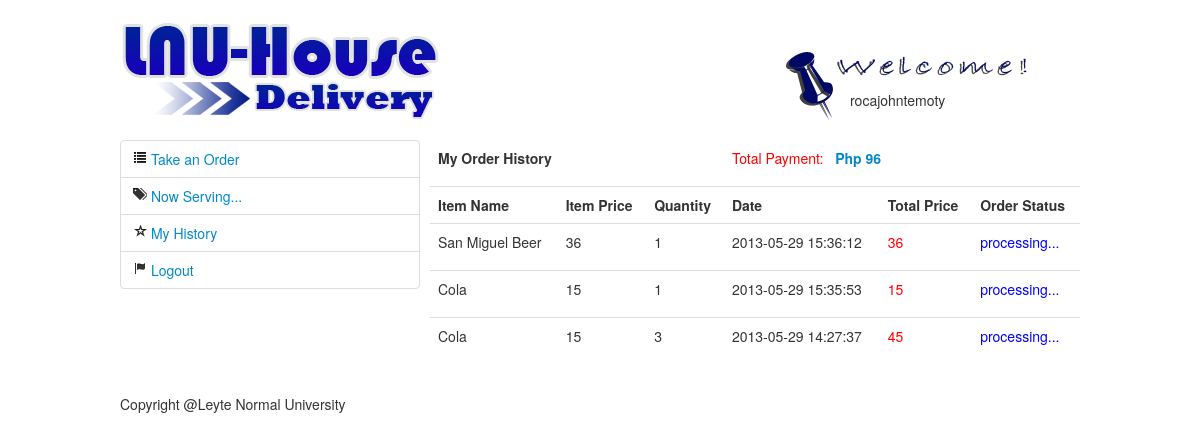
Page /myhistory.php (signed in) on the committed database.
### tables this page shows
CREATE TABLE IF NOT EXISTS `tbl_orderingusers` (
  `ou_id` int(11) NOT NULL AUTO_INCREMENT,
  `ou_username` varchar(255) NOT NULL,
  `ou_department` varchar(255) NOT NULL,
  `ou_password` varchar(255) NOT NULL,
  `ou_name` varchar(255) NOT NULL,
  `ou_dateRegistered` datetime NOT NULL,
  `ou_IPAddress` varchar(255) NOT NULL,
  `ou_status` enum('1','0') NOT NULL,
  `ou_contact` varchar(255) NOT NULL,
  PRIMARY KEY (`ou_id`)
);

CREATE TABLE IF NOT EXISTS `tbl_orders` (
  `order_id` int(11) NOT NULL AUTO_INCREMENT,
  `order_meal_name` varchar(255) NOT NULL,
  `order_price` varchar(32) NOT NULL,
  `order_date` timestamp NOT NULL DEFAULT CURRENT_TIMESTAMP ON UPDATE CURRENT_TIMESTAMP,
  `order_quantity` int(11) NOT NULL,
  `location` varchar(255) NOT NULL,
  `meal_user_id` int(11) NOT NULL,
  `order_status` smallint(6) NOT NULL,
  PRIMARY KEY (`order_id`)
);

### myhistory.php (the view, shortened to what this page needs)
<?php require 'conn.php'; ?>
<!DOCTYPE html >
<head>
<link rel="stylesheet" type="text/css" href="assets/css/normalizer.css"/>
<link rel="stylesheet" type="text/css" href="assets/css/bootstrap.css"/>
<link rel="stylesheet" type="text/css" href="css/templateCss.css"/>
<link rel="stylesheet" type="text/css" href="css/home.css"/>
</head>
<body>
    	<header class="clearfix">
        	<h1 class="pull-left"> LNU HOUSE Delivery </h1>
            <?php
				$sql	=	"select ou_name from tbl_orderingusers where ou_id 	= ?";
				$query		=	$conn->prepare($sql);
				$query->execute(ARRAY($_SESSION['userId']));
				foreach($query->fetchAll(PDO::FETCH_ASSOC) as $key => $values){
					$name	=	$values['ou_name'];
				}
			?>
            <div class="welcome pull-right">
            	<p style="margin-left:70px; margin-top:50px;">
                	<?php echo $name; ?>
                </p>
            </div>
        </header>
        <div class="container clearfix" id="container">
        	<div class="Homeleft pull-left">
                    <ul class="nav nav-tabs nav-stacked" style="width:300px;">
	                    <li> <a href="order.php"> <i class="icon icon-list"></i> Take an Order </a> </li>
                    	<li> <a href="home.php"><i class="icon icon-tags"></i> Now Serving... </a> </li>
                        <li> <a href="myhistory.php"><i class="icon icon-star-empty"></i>  My History </a> </li>
                        <li> <a href="logout.php"><i class="icon icon-flag"></i> Logout </a> </li>
                    </ul>
            </div>
            <div class="Homeright pull-right">
                <?php
							$query					=	$conn->prepare("select * from tbl_orders where meal_user_id =	?  order by order_date desc ");
							$query->execute(array($_SESSION['userId']));
							$querylog				=	$query->fetchAll(PDO::FETCH_ASSOC);
							$sqlSum					=	"select sum(order_price * order_quantity) as total from tbl_orders where order_status = 0 and meal_user_id = ?";
							$queryTotal				=	$conn->prepare($sqlSum);
							$queryTotal->execute(array($_SESSION['userId']));
							$querySumLog			=	$queryTotal->fetchAll(PDO::FETCH_ASSOC);
							$total					=	"";
							foreach($querySumLog	as $key => $values ){
								$total = $values['total'];
							}
				?>
                <table class="table table-hover">
                	<thead>
                    	<tr>
                        	<td colspan="3"> <b> My Order History </b> </td>
                            <td colspan="3"> <p style="color:red;">Total Payment: &nbsp; <b><a href="#">Php <?php if(empty($total)){echo "0.00";}else{ echo $total;} ?></a> </b></p> </td>
                        </tr>
                        <tr>
                        	<th> Item Name </th>
                            <th> Item Price </th>
                            <th> Quantity </th>
                            <th> Date </th>
                            <th> Total Price </th>
                            <th> Order Status </th>
                        </tr>
                    </thead>
                    <tbody>
                    	<?php if(!empty($querylog)){ ?>
                        	<?php foreach($querylog as $key => $values ){ ?>
                                <tr>
                                    <td><?php echo $values['order_meal_name']; ?></td>
                                    <td><?php echo $values['order_price']; ?></td>
                                    <td><?php echo $values['order_quantity']; ?></td>
                                    <td><?php echo $values['order_date']; ?></td>
                                    <td>
                                        <?php if($values['order_status'] == 0 ){ echo " <p style='color:red;'>".(int)$values['order_quantity'] * (float)$values['order_price']."</p>";}else{ echo "<p style='color:green;'>".(int)$values['order_quantity'] * (float)$values['order_price']."</p>";} ?>
                                    </td>
                                    <td><?php if($values['order_status'] == 0 ){ echo " <p style='color:blue;'>processing... </p>";}else if( $values['order_status'] == 1){ echo "<p style='color:green;'> Received... </p>";}else{ echo "<p style='color:red'> Canceled... </p>";} ?></td>
                                </tr>
                            <?php } ?>
                        <?php }else{ ?>
                        	<tr>
                            	<td colspan="6"> <p style="color:red;"> No Order history Found. </p> </td>
                            </tr>
                        <?php } ?>
                    </tbody>
                </table>
            </div>
        </div>
        <footer class="clearfix">
        	<p>Copyright @Leyte Normal University</p>
        </footer>
</body>
</html>

### css/templateCss.css (style rules this page uses)
.clearfix:after { content: "."; display: block; clear: both; visibility: hidden; line-height: 0; height: 0; }
.clearfix { display: inline-block; }
body { margin:10px auto; min-height:500px; width:960px; }
header, div#container, footer { width:100%; }
header h1 { text-indent:-99999px; background-image:url(../images/LNU-H-Delivery.png); background-repeat:no-repeat; width:320px; height:100px; }
footer { width:100%; height:20px; }

### css/home.css (style rules this page uses)
#container .Homeright { width:650px; }

### myhistory.php (style rules this page uses)
.welcome { background:url(images/welcome.png); position:relative; height:90px; width:290px; right:10px; top:30px; background-repeat:no-repeat; }

### rows in the picture
tbl_orderingusers: ou_name "rocajohntemoty"
tbl_orders: order_meal_name "San Miguel Beer", order_price "36", order_quantity "1", order_date "2013-05-29 15:36:12", order_status "processing..."
tbl_orders: order_meal_name "Cola", order_price "15", order_quantity "1", order_date "2013-05-29 15:35:53", order_status "processing..."
tbl_orders: order_meal_name "Cola", order_price "15", order_quantity "3", order_date "2013-05-29 14:27:37", (int)$values['order_quantity'] * (float)$values['order_price'] "45", order_status "processing..."

### other values in the picture
$total "96"
